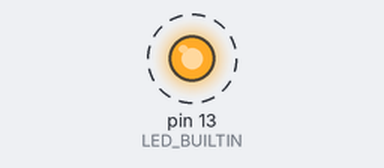
Bench run of a sketch on a simulated Arduino Uno, built with avr-gcc and run on an emulated ATmega328P. Parts: output pins drawn as LEDs (lit = HIGH). Dashed ring = blinking. What the sketch prints to the serial monitor is not drawn.

Above: at 0.5 s.
Timing chart, 0 to 4.6 s (numbered marks = the images above):
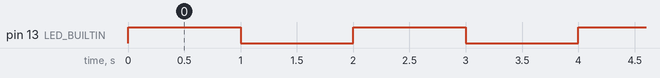

Measured:
- by itself, pin 13 (LED_BUILTIN): alternates HIGH for 1.0 s and LOW for 1.0 s

The sketch:

01_LED_Blink.ino
```cpp
void setup()
{
  // Initialize Serial Port
  Serial.begin(9600);
  Serial.println("\n=== ARDUINO LED BLINK ===");
  // Initialize Build-in LED
  pinMode(LED_BUILTIN, OUTPUT);
}

void loop()
{
  // Toggle LED
  Serial.println("LED ON");
  digitalWrite(LED_BUILTIN, HIGH);
  delay(1000); // Wait for 1000 millisecond(s)
  Serial.println("LED OFF");
  digitalWrite(LED_BUILTIN, LOW);
  delay(1000); // Wait for 1000 millisecond(s)
}
```
